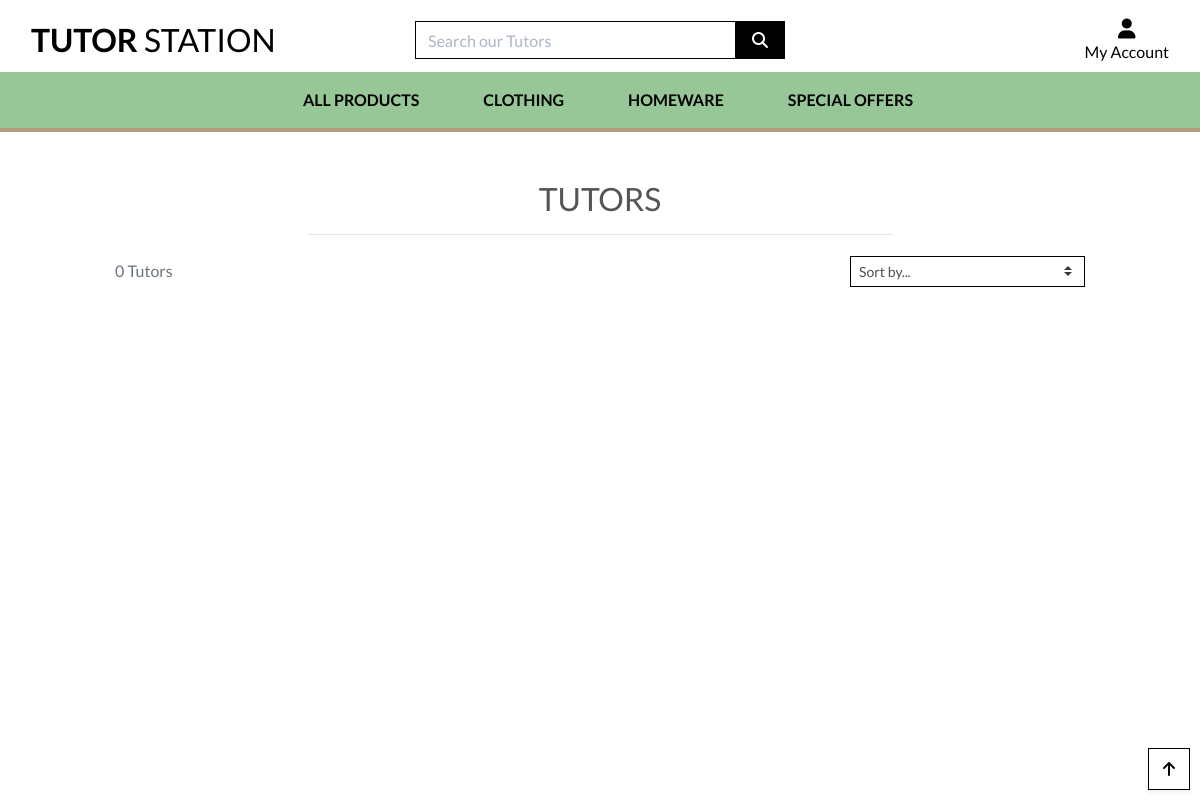
The page /tutors/ on the database as committed earlier.
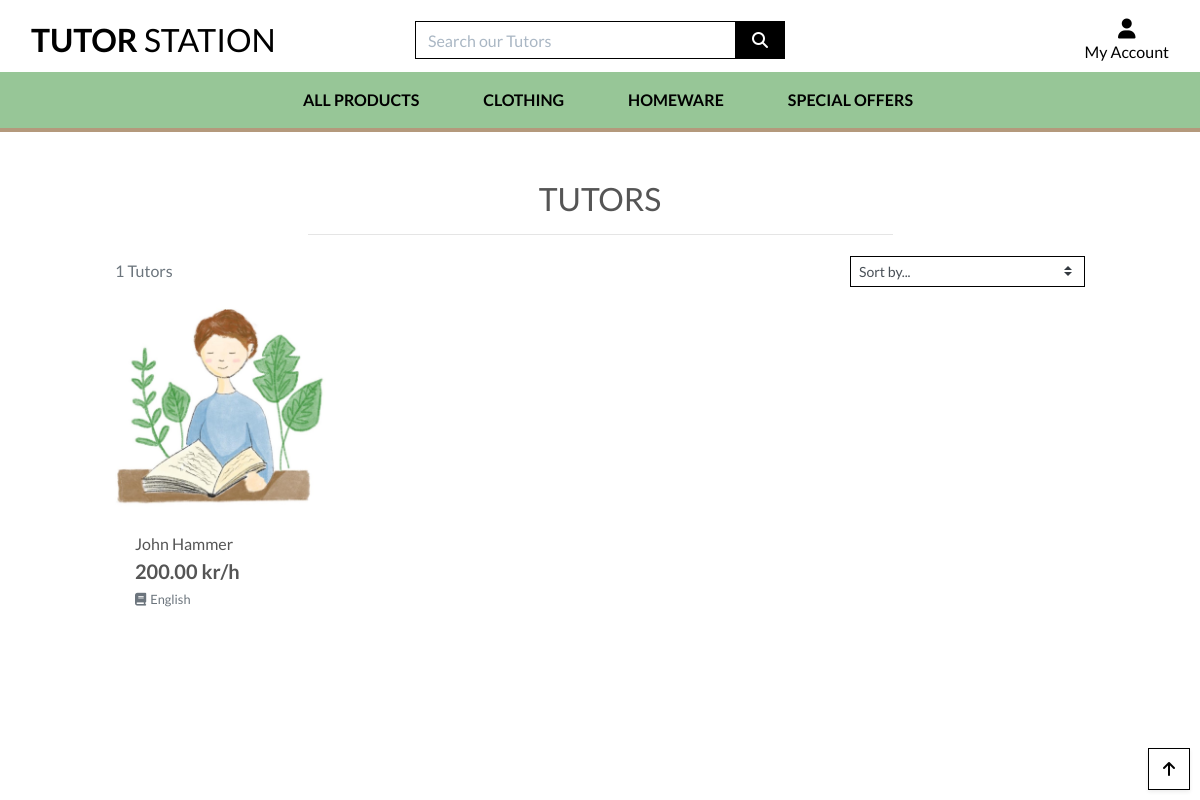
The same page on the database as committed later.
### tutors/models.py (models this page shows, shortened)
class Tutor(models.Model):
    user = models.CharField(max_length=254, null=True, blank=True)
    subject = models.ForeignKey('Subject', null=True, blank=True, on_delete=models.SET_NULL)
    name = models.CharField(max_length=254)
    education = models.CharField(max_length=1024, null=True, blank=True)
    description = models.TextField()
    krona_per_hour = models.DecimalField(max_digits=6, decimal_places=2)
    image_url = models.URLField(max_length=1024, null=True, blank=True)
    image = models.ImageField(null=True, blank=True)

class Subject(models.Model):
    class Meta:
        verbose_name_plural = 'Subjects'
    name = models.CharField(max_length=254)
    friendly_name = models.CharField(max_length=254, null=True, blank=True)

### tutors/views.py (the view, shortened to what this page needs)
# urls.py: path('', views.all_tutors, name='tutors'),
def all_tutors(request):
    tutors = Tutor.objects.all()
    query = None
    subjects = None
    sort = None
    direction = None
    current_sorting = f'{sort}_{direction}'
    context = {
        'tutors': tutors,
        'search_term': query,
        'current_subjects': subjects,
        'current_sorting': current_sorting,
    }
    return render(request, 'tutors/tutors.html', context)

### tutors/templates/tutors/tutors.html (shortened to what this page needs)
{% extends "base.html" %}
{% load static %}
{% block page_header %}
    <div class="container header-container">
    </div>
{% endblock %}
{% block content %}
    <div class="overlay"></div>
    <div class="container-fluid">
        <div class="row">
            <div class="col text-center mt-3">
                <h2 class="logo-font">Tutors</h2>
                <hr class="w-50 mb-1">
            </div>
        </div>
        <div class="row">
            <div class="product-container col-10 offset-1">
                <div class="row mt-1 mb-2">
                    <div class="col-12 col-md-6 my-auto order-md-last d-flex justify-content-center justify-content-md-end">
                        <div class="sort-select-wrapper w-50">
                            <select id="sort-selector" class="custom-select custom-select-sm rounded-0 border border-{% if current_sorting != 'None_None' %}info{% else %}black{% endif %}">
                                <option value="reset" {% if current_sorting == 'None_None' %}selected{% endif %}>Sort by...</option>
                            </select>
                        </div>
                    </div>
                    <div class="col-12 col-md-6 order-md-first">
                        <p class="text-muted mt-3 text-center text-md-left">
                            {{ tutors|length }} Tutors{% if search_term %} found for <strong>"{{ search_term }}"</strong>{% endif %}
                        </p>
                    </div>
                </div>
                <div class="row">
                    {% for tutor in tutors %}
                        <div class="col-sm-6 col-md-6 col-lg-4 col-xl-3">
                            <div class="card h-100 border-0">
                                {% if tutor.image %}
                                <a href="{% url 'tutor_detail' tutor.id %}">
                                    <img class="card-img-top img-fluid" src="{{ tutor.image.url }}" alt="{{ tutor.name }}">
                                </a>
                                {% else %}
                                <a href="{% url 'tutor_detail' tutor.id %}">
                                    <img class="card-img-top img-fluid" src="{{ MEDIA_URL }}noimage.png" alt="{{ tutor.name }}">
                                </a>
                                {% endif %}
                                <div class="card-body pb-0">
                                    <p class="mb-0">{{ tutor.name }}</p>
                                </div>
                                <div class="card-footer bg-white pt-0 border-0 text-left">
                                    <div class="row">
                                        <div class="col">
                                            <p class="lead mb-0 text-left font-weight-bold">{{ tutor.krona_per_hour }} kr/h</p>
                                            {% if tutor.subject %}
                                            <p class="small mt-1 mb-0">
                                                <a class="text-muted" href="{% url 'tutors' %}?category={{ product.category.name }}">
                                                    <i class="fas fa-book mr-1"></i>{{ tutor.subject.friendly_name }}
                                                </a>
                                            </p>
                                            {% endif %}
                                        </div>
                                    </div>
                                </div>
                            </div>
                        </div>
                    {% endfor %}
                </div>
            </div>
        </div>
    </div>
    <div class="btt-button shadow-sm rounded-0 border border-black">
        <a class="btt-link d-flex h-100">
            <i class="fas fa-arrow-up text-black mx-auto my-auto"></i>
        </a>
    </div>
{% endblock %}

### templates/base.html (shortened to what this page needs)
{% load static %}
<!doctype html>
<html lang="en">
  <head>
    {% block corecss %}
        <link rel="stylesheet" href="https://stackpath.bootstrapcdn.com/bootstrap/4.4.1/css/bootstrap.min.css">
        <link rel="stylesheet" href="{% static 'css/base.css' %}">
    {% endblock %}
  </head>
  <body>
    <header class="container-fluid fixed-top ">
        <div id="topnav" class="row bg-white pt-lg-2 d-none d-lg-flex ">
            <div class="col-12 col-lg-4 my-auto py-1 py-lg-0 text-center text-lg-left">
                <a href="{% url 'home' %}" class="nav-link main-logo-link">
                    <h2 class="logo-font text-black my-0"><strong>Tutor</strong> Station</h2>
                </a>
            </div>
            <div class="col-12 col-lg-4 my-auto py-1 py-lg-0">
                <form method="GET" action="{% url 'home' %}">
                    <div class="input-group w-100">
                        <input class="form-control border border-black rounded-0" type="text" name="q" placeholder="Search our Tutors">
                        <div class="input-group-append">
                            <button class="form-control btn btn-black border border-black rounded-0" type="submit">
                                <span class="icon">
                                    <i class="fas fa-search"></i>
                                </span>
                            </button>
                        </div>
                    </div>
                </form>
            </div>
            <div class="col-12 col-lg-4 my-auto py-1 py-lg-0">
                <ul class="list-inline list-unstyled text-center text-lg-right my-0">
                    <li class="list-inline-item dropdown">
                        <a class="text-black nav-link" href="#" id="user-options" data-toggle="dropdown" aria-haspopup="true" aria-expanded="false">
                            <div class="text-center">
                                <div><i class="fas fa-user fa-lg"></i></div>
                                <p class="my-0">My Account</p>
                            </div>
                        </a>
                    </li>
                </ul>
            </div>
        </div>
         <div class="row nav-color">
            <nav class="navbar navbar-expand-lg navbar-light w-100">
                {% include 'includes/main-nav.html' %}
            </nav>
        </div>
        <div id="delivery-banner" class="row text-center">
            <div class="col nav-accent text-white">
            </div>
        </div>
    </header>
    {% block page_header %}
    {% endblock %}
    {% block content %}
    {% endblock %}
  </body>
</html>

### templates/includes/main-nav.html (shortened to what this page needs)
<div class="collapse navbar-collapse" id="main-nav">
    <ul class="navbar-nav w-auto mx-auto">
        <li class="nav-item dropdown">
            <a class="logo-font font-weight-bold nav-link text-black mr-5" href="#" id="all-products-link" data-toggle="dropdown" aria-haspopup="true" aria-expanded="false">
                All Products
            </a>
        </li>
        <li class="nav-item dropdown">
            <a class="logo-font font-weight-bold nav-link text-black mr-5" href="#" id="clothing-link" data-toggle="dropdown" aria-haspopup="true" aria-expanded="false">
                Clothing
            </a>
        </li>
        <li class="nav-item dropdown">
            <a class="logo-font font-weight-bold nav-link text-black mr-5" href="#" id="homeware-link" data-toggle="dropdown" aria-haspopup="true" aria-expanded="false">
                Homeware
            </a>
        </li>
        <li class="nav-item dropdown">
            <a class="logo-font font-weight-bold nav-link text-black" href="#" id="specials-link" data-toggle="dropdown" aria-haspopup="true" aria-expanded="false">
                Special Offers
            </a>
        </li>
    </ul>
</div>

### static/css/base.css (style rules this page uses)
html { height: 100%; }
body { background: url('/media/logo.jpg') no-repeat center center fixed; background-size: cover; background-position-y: 32%; height: calc(100vh - 164px); color: #555; font-family: 'Lato'; }
.nav-color { background: #97c697; }
.nav-accent { background: #b4997c; }
.icon { align-items: center; display: inline-flex; justify-content: center; height: 1.5rem; width: 1.5rem; }
.logo-font { text-transform: uppercase; }
.main-logo-link { width: fit-content; }
.btn-black { background: black; color: white; }
.text-black { color: #000 !important; }
.border-black { border: 1px solid black !important; }
.overlay { height: 100%; width: 100%; top: 0; left: 0; position: fixed; background: white; z-index: -1; }
.btt-button { height: 42px; width: 42px; position: fixed; bottom: 10px; right: 10px; }
.btt-link, .update-link, .remove-item { cursor: pointer; }
input[name='q']::placeholder { color: #aab7c4; }
@media (min-width: 1200px) { .container { max-width: 80%; } }
@media (min-width: 992px) { .header-container { padding-top: 164px; } }

Rows that differ between the two databases and show on the page:
added Tutor: image (picture), name "John Hammer", krona_per_hour "200.00", subject.friendly_name "English"
Other text that changed with them:
{{ tutors|length }}: "0" → "1"
